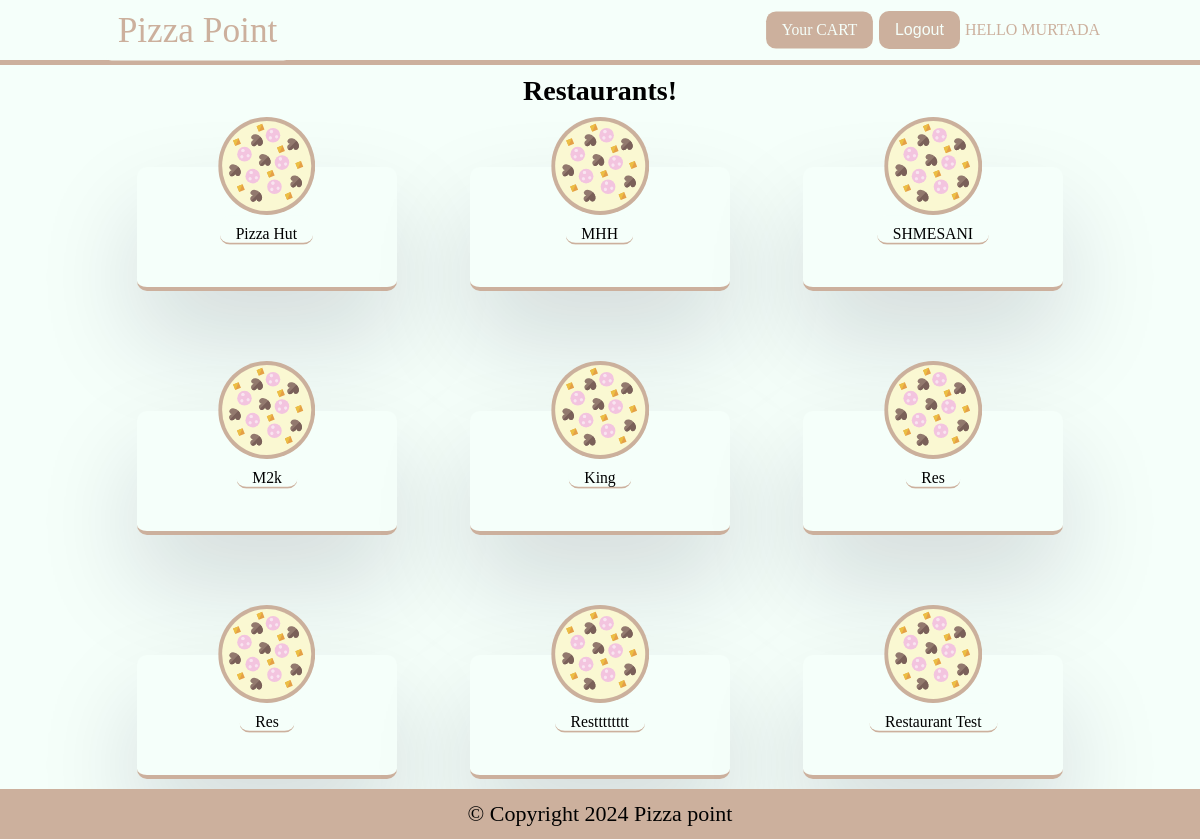
The app's page /home (signed in) with its own data.
### tables this page shows
CREATE TABLE `restaurants` (
  `id` int(11) NOT NULL,
  `name` varchar(255) NOT NULL,
  `email` varchar(255) NOT NULL,
  `password` varchar(255) NOT NULL,
  `account_type` varchar(255) DEFAULT 'restaurant'
);

### app/controllers/Clients.php (called while the page is built, shortened)
<?php
class Clients extends Controller
{
    private $clientModel;
    public function __construct()
    {
        $this->clientModel = $this->model('client');
    }
    public function index()
    {
        $result = $this->clientModel->getRestaurants();
        $data = [
            'restaurants' => $result
        ];
        $this->view('client/index', $data);
    }
}

### app/libraries/Core.php (called while the page is built, shortened)
<?php
class Core
{
    protected $routes = [
        'home' => ['controller' => 'clients', 'method' => 'index'],
        'bb' => ['controller' => 'SomeOtherController', 'method' => 'someMethod'],
    ];
    protected $currentController = 'users';
    protected $currentMethod = 'register';
    protected $params = [];
    public function __construct()
    {
        $url = $this->getUrl();
        if (!empty($url) && isset($this->routes[$url[0]])) {
            $route = $this->routes[$url[0]];
            $this->currentController = $route['controller'];
            $this->currentMethod = $route['method'];
            $this->currentController = new $this->currentController;
        }
        call_user_func_array([$this->currentController, $this->currentMethod], $this->params);
    }
    public function getUrl()
    {
        if (isset($_GET['url'])) {
            $url = rtrim($_GET['url'], '/');
            $url = filter_var($url, FILTER_SANITIZE_URL);
            $url = explode('/', $url);
            return $url;
        }
    }
}

### public/index.php (called while the page is built, shortened)
<?php
    $init = new Core;
?>

### app/libraries/Database.php (called while the page is built, shortened)
<?php
class Database {
    private $host = DB_HOST;
    private $user = DB_USER;
    private $pass = DB_PASS;
    private $dbname = DB_NAME;
    private $dbh;
    private $stmt;
    public function __construct() {
        $dsn = 'mysql:host=' . $this->host . ';dbname=' . $this->dbname;
        try{
            $this->dbh = new PDO($dsn, $this->user, $this->pass);
        }catch(PDOException $e) {
            $this->error = $e->getMessage();
            echo $this->error;
        }
    }
    public function query($sql) {
        $this->stmt = $this->dbh->prepare($sql);
    }
    public function execute() {
        return $this->stmt->execute();
    }
    public function resultSet() {
        $this->execute();
        return $this->stmt->fetchAll(PDO::FETCH_OBJ);
    }
}

### app/models/Client.php (called while the page is built, shortened)
<?php
class client
{
    private $db;
    public function __construct()
    {
        $this->db = new Database;
    }
    public function getRestaurants()
    {
        $this->db->query("SELECT name, id FROM restaurants");
        try {
            $results = $this->db->resultSet();
            return $results;
        } catch (PDOException $e) {
            return 'Error: ' . $e->getMessage();
        }
    }
}

### app/views/client/index.php (the view, shortened to what this page needs)
<?php require APPROOT . '/views/inc/header.php'; ?>
<h4>Restaurants!</h4>
<div class="res-container">
	<?php foreach ($data['restaurants'] as $restaurant) : ?>
		<div class="res">
			<img src="<?php echo URLROOT; ?>/img/pizza.svg">
			<div class="name-container">
				<form action="<?php echo $_SERVER['PHP_SELF']; ?>" method="GET">
					<div>
						<a class="res-name" href="./clients/restaurant/<?php echo $restaurant->id ?>"><?php echo ucwords($restaurant->name); ?></a>
					</div>
				</form>
			</div>
		</div>
	<?php endforeach; ?>
</div>
<?php require APPROOT . '/views/inc/footer.php'; ?>

### public/css/style.css (style rules this page uses)
:root { --primary-color: #ccb09d; --white-color: #f5fffa; }
* { box-sizing: border-box; padding: 0; margin: 0; }
html, body { font-size: 62.5%; background: var(--white-color); }
h4 { text-align: center; font-size: 2.8rem; margin-top: 1rem; }
a { cursor: pointer; color: var(--white-color); background: var(--primary-color); text-align: center; display: inline-block; text-decoration: none; padding: 1rem 1.6rem; border-radius: 1rem; transform: scale(0.98); }
.res-container { display: flex; flex-wrap: wrap; align-items: center; justify-content: space-around; margin: 0 10rem; }
.res { display: flex; flex-direction: column; justify-content: center; align-items: center; position: relative; height: 6rem; width: 26rem; background: var(--white-color); margin: 6rem 1.6rem; padding: 6rem 8rem; border-radius: 1rem; border-bottom: var(--primary-color) solid 0.4rem; box-shadow: rgba(17, 12, 46, 0.15) 0px 48px 100px 0px; }
img { position: absolute; top: -5rem; left: 50%; transform: translateX(-50%); }
.name-container { display: flex; justify-content: center; align-items: center; width: 20rem; }
.res-name { padding-bottom: 0; font-size: 1.6rem; background: var(--white-color); color: black; border-bottom: 0.2rem solid var(--primary-color); border-radius: 1rem; margin-top: 0.5rem; }

### records on screen
restaurants: name "Pizza Hut"
restaurants: name "MHH"
restaurants: name "SHMESANI"
restaurants: name "M2k"
restaurants: name "King"
restaurants: name "Res"
restaurants: name "Res"
restaurants: name "Restttttttt"
restaurants: name "Restaurant Test"

### other values on screen
$_SESSION['user_name'] "MURTADA"
